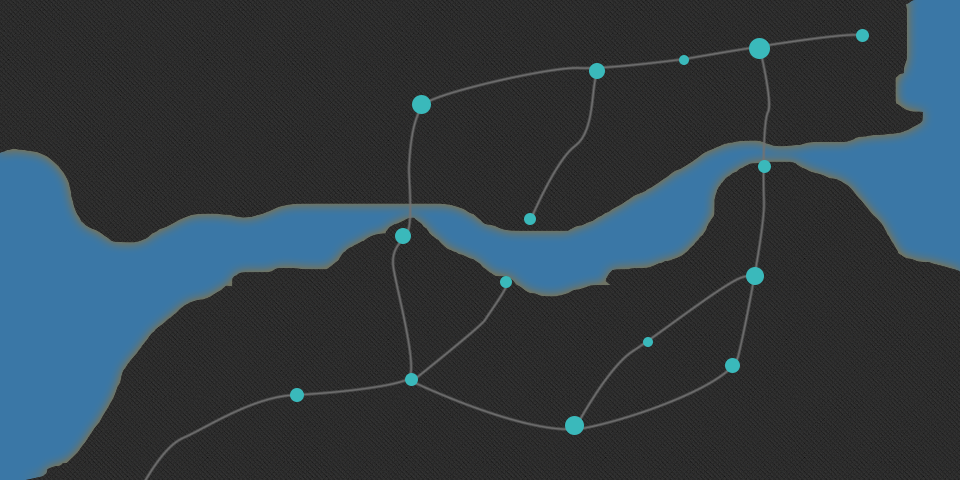

The image is a tile-based game level rendered from a .tmx file. Its description and source (layers, tilesets, objects; grid data summarised) follow:
An orthogonal 30x15 tile map with 32x32 px tiles, 1 tile layer (background) and 15 objects (15x area).

<map version="1.0" orientation="orthogonal" renderorder="right-down" width="30" height="15" tilewidth="32" tileheight="32">
 <tileset firstgid="1" name="map" tilewidth="32" tileheight="32">
  <image source="../img/map/map.png" width="960" height="480" />
 </tileset>
 <layer name="background" width="30" height="15">
  <data>[450 cells, 450 non-empty, 450 distinct tile ids]</data>
 </layer>
 <objectgroup name="collision" />
 <objectgroup name="map entities">
  <object name="area" type="area" x="715.25" y="346.5" width="38.5" height="39">
   <properties>
    <property name="areaname" value="City 4D" />
    <property name="id" value="4d" />
    <property name="next" value="5b" />
   </properties>
  </object>
  <object name="area" type="area" x="511.25" y="199" width="38.5" height="39">
   <properties>
    <property name="areaname" value="City 4B" />
    <property name="id" value="4b" />
    <property name="next" value="5a" />
   </properties>
  </object>
  <object name="area" type="area" x="735.25" y="256" width="38.5" height="39">
   <properties>
    <property name="areaname" value="City 5B" />
    <property name="id" value="5b" />
    <property name="next" value="6b" />
   </properties>
  </object>
  <object name="area" type="area" x="665.75" y="40.1667" width="38.5" height="39">
   <properties>
    <property name="areaname" value="City 6A" />
    <property name="id" value="6a" />
    <property name="next" value="7" />
   </properties>
  </object>
  <object name="area" type="area" x="629.75" y="322" width="38.5" height="39">
   <properties>
    <property name="areaname" value="City 4C" />
    <property name="id" value="4c" />
    <property name="next" value="5b" />
   </properties>
  </object>
  <object name="area" type="area" x="391.75" y="360.5" width="38.5" height="39">
   <properties>
    <property name="areaname" value="City 2" />
    <property name="id" value="2" />
    <property name="next" value="3a,3b,3c" />
   </properties>
  </object>
  <object name="area" type="area" x="485.25" y="262.5" width="38.5" height="39">
   <properties>
    <property name="areaname" value="City 3B" />
    <property name="id" value="3b" />
    <property name="next" value="4b" />
   </properties>
  </object>
  <object name="area" type="area" x="745.25" y="146.5" width="38.5" height="39">
   <properties>
    <property name="areaname" value="City 6B" />
    <property name="id" value="6b" />
    <property name="next" value="7" />
   </properties>
  </object>
  <object name="area" type="area" x="401.25" y="85" width="38.5" height="39">
   <properties>
    <property name="areaname" value="City 4A" />
    <property name="id" value="4a" />
    <property name="next" value="5a" />
   </properties>
  </object>
  <object name="area" type="area" x="277.5" y="375.5" width="38.5" height="39">
   <properties>
    <property name="areaname" value="City 1" />
    <property name="id" value="1" />
    <property name="next" value="2" />
   </properties>
  </object>
  <object name="area" type="area" x="382.75" y="216.5" width="38.5" height="39">
   <properties>
    <property name="areaname" value="City 3A" />
    <property name="id" value="3a" />
    <property name="next" value="4a" />
   </properties>
  </object>
  <object name="area" type="area" x="555.75" y="407" width="38.5" height="39">
   <properties>
    <property name="areaname" value="City 3C" />
    <property name="id" value="3c" />
    <property name="next" value="4c,4d" />
   </properties>
  </object>
  <object name="area" type="area" x="578.75" y="52" width="38.5" height="39">
   <properties>
    <property name="areaname" value="City 5A" />
    <property name="id" value="5a" />
    <property name="next" value="6a" />
   </properties>
  </object>
  <object name="area" type="area" x="740.417" y="28.8333" width="38.5" height="39">
   <properties>
    <property name="areaname" value="City 7" />
    <property name="id" value="7" />
    <property name="next" value="end" />
   </properties>
  </object>
  <object name="area" type="area" x="844.083" y="15.8333" width="38.5" height="39">
   <properties>
    <property name="areaname" value="End city" />
    <property name="id" value="end" />
   </properties>
  </object>
 </objectgroup>
</map>